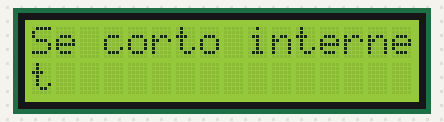
Recording of a program running on a simulated MicroPython board. Parts: 16×2 character LCD. Library files of the repository ran but are not shown: machine_i2c_lcd.py.

Above: at 0.1 s.

Measured:
- what the display in image 0 shows lasts 2.0 s, from 0.1 s to 2.1 s

The program:

lcd5874T_ejemplo.py
```python
from machine import I2C, Pin
from time import sleep
from machine import SoftI2C, Pin
from machine_i2c_lcd import I2cLcd


I2C_ADDR = 0x27     # típico del PCF8574
ROWS = 2
COLS = 16

# Configurar I2C (cambiá los pines a tu conexión)
i2c = SoftI2C(sda=Pin(9), scl=Pin(8))

# Crear LCD
#lcd = I2cLcd(i2c, I2C_ADDR, ROWS, COLS)
lcd = I2cLcd(i2c, I2C_ADDR, ROWS, COLS)
# Encender backlight
lcd.backlight_on()

# Loop
while True:
    lcd.clear()
    lcd.move_to(0, 0)
    lcd.putstr("Se corto internet\n")
    sleep(2)
```
